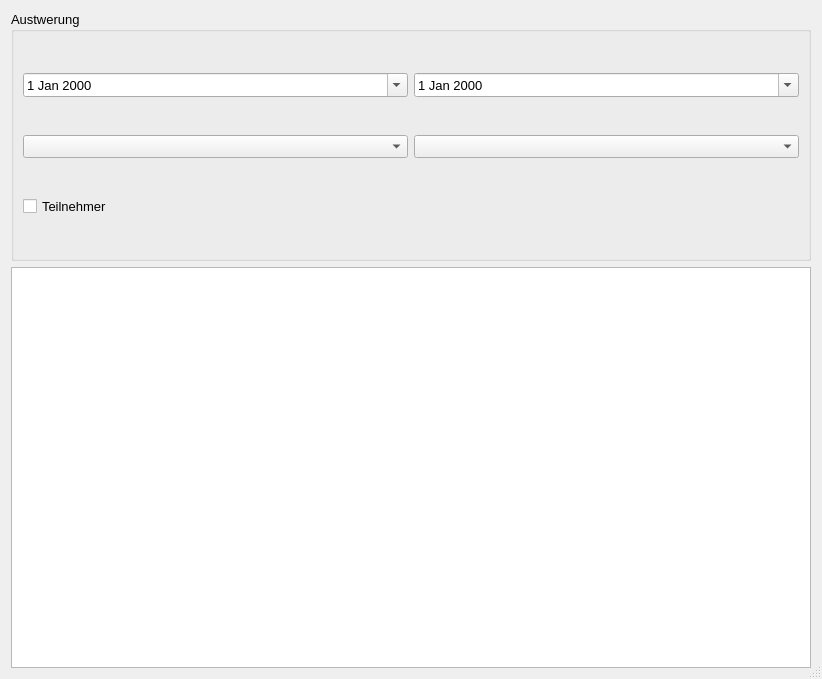
<?xml version="1.0" encoding="UTF-8"?>
<ui version="4.0">
 <class>Auswertung</class>
 <widget class="QDialog" name="Auswertung">
  <property name="geometry">
   <rect>
    <x>0</x>
    <y>0</y>
    <width>822</width>
    <height>679</height>
   </rect>
  </property>
  <property name="font">
   <font>
    <pointsize>10</pointsize>
   </font>
  </property>
  <property name="windowTitle">
   <string>Auswertung -Wochenplan</string>
  </property>
  <property name="sizeGripEnabled">
   <bool>true</bool>
  </property>
  <layout class="QVBoxLayout" name="verticalLayout">
   <item>
    <widget class="QGroupBox" name="groupBox">
     <property name="sizePolicy">
      <sizepolicy hsizetype="Fixed" vsizetype="Fixed">
       <horstretch>0</horstretch>
       <verstretch>0</verstretch>
      </sizepolicy>
     </property>
     <property name="minimumSize">
      <size>
       <width>800</width>
       <height>250</height>
      </size>
     </property>
     <property name="title">
      <string>Austwerung</string>
     </property>
     <layout class="QGridLayout" name="gridLayout">
      <item row="0" column="0">
       <widget class="QDateEdit" name="de_von">
        <property name="focusPolicy">
         <enum>Qt::TabFocus</enum>
        </property>
        <property name="buttonSymbols">
         <enum>QAbstractSpinBox::UpDownArrows</enum>
        </property>
        <property name="calendarPopup">
         <bool>true</bool>
        </property>
       </widget>
      </item>
      <item row="3" column="0">
       <widget class="QCheckBox" name="check_anzeige">
        <property name="text">
         <string>Teilnehmer</string>
        </property>
       </widget>
      </item>
      <item row="2" column="0">
       <widget class="QComboBox" name="cb_ausbilder"/>
      </item>
      <item row="0" column="2">
       <widget class="QDateEdit" name="de_bis">
        <property name="calendarPopup">
         <bool>true</bool>
        </property>
       </widget>
      </item>
      <item row="2" column="2">
       <widget class="QComboBox" name="cb_unterrichtsthema"/>
      </item>
     </layout>
    </widget>
   </item>
   <item>
    <widget class="QTableWidget" name="tableWidget">
     <property name="sizePolicy">
      <sizepolicy hsizetype="MinimumExpanding" vsizetype="MinimumExpanding">
       <horstretch>0</horstretch>
       <verstretch>0</verstretch>
      </sizepolicy>
     </property>
     <property name="minimumSize">
      <size>
       <width>0</width>
       <height>400</height>
      </size>
     </property>
    </widget>
   </item>
  </layout>
 </widget>
 <resources/>
 <connections/>
</ui>
